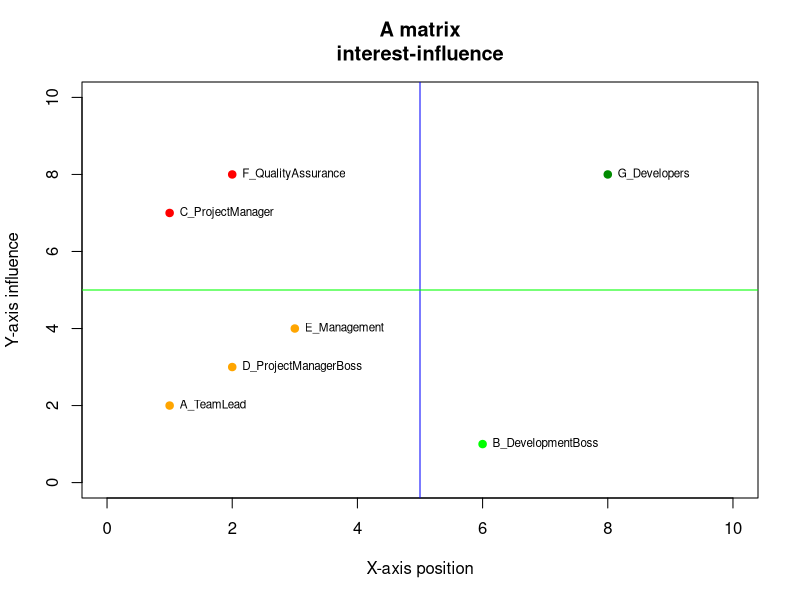

R code for this plot:
#library
require(stats);
#Add text to the x-axis
xLabel <- "X-axis position";
#Add text to the y-axis
yLabel <- "Y-axis influence";
#Add a title
aTitle <- "A matrix\ninterest-influence";
plot(1:10, 1:10,
    xlim = c(0, 10),
    ylim = c(0, 10),
    main = aTitle, xlab = xLabel, ylab = yLabel,
    type = "n");
abline(v=5, col="blue");
abline(h=5, col="green");
# points(0, 6, col = "red", pch = 19);
# text(0, 6, "C_ProjectManager", pos=4, cex=0.7);
points(1, 7, col = "red", pch = 19);
text(1, 7, "C_ProjectManager", pos=4, cex=0.7);
points(2, 8, col = "red", pch = 19);
text(2, 8, "F_QualityAssurance", pos=4, cex=0.7);
# points(3, 9, col = "red", pch = 19);
# text(3, 9, "F_QualityAssurance", pos=4, cex=0.7);
# points(0, 1, col = "orange", pch = 19);
# text(0, 1, "A_TeamLead", pos=4, cex=0.7);
points(1, 2, col = "orange", pch = 19);
text(1, 2, "A_TeamLead", pos=4, cex=0.7);
points(2, 3, col = "orange", pch = 19);
text(2, 3, "D_ProjectManagerBoss", pos=4, cex=0.7);
points(3, 4, col = "orange", pch = 19);
text(3, 4, "E_Management", pos=4, cex=0.7);
points(6, 1, col = "green", pch = 19);
text(6, 1, "B_DevelopmentBoss", pos=4, cex=0.7);
# points(7, 2, col = "green", pch = 19);
# text(7, 2, "Name72", pos=4, cex=0.7);
# points(8, 3, col = "green", pch = 19);
# text(8, 3, "Name83", pos=4, cex=0.7);
# points(9, 4, col = "green", pch = 19);
# text(9, 4, "Name94", pos=4, cex=0.7);
# points(6, 6, col = "green4", pch = 19);
# text(6, 6, "Name66", pos=4, cex=0.7);
# points(7, 7, col = "green4", pch = 19);
# text(7, 7, "B_DevelopmentBoss", pos=4, cex=0.7);
points(8, 8, col = "green4", pch = 19);
text(8, 8, "G_Developers", pos=4, cex=0.7);
# points(9, 9, col = "green4", pch = 19);
# text(9, 9, "G_Developers", pos=4, cex=0.7);

